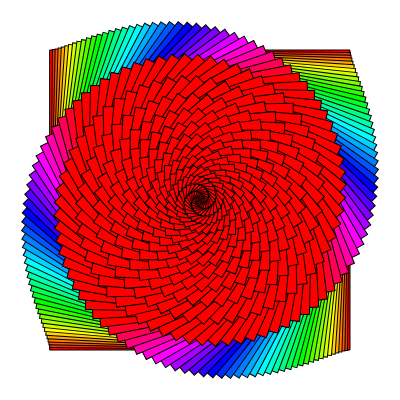
Frame 1 (no input)
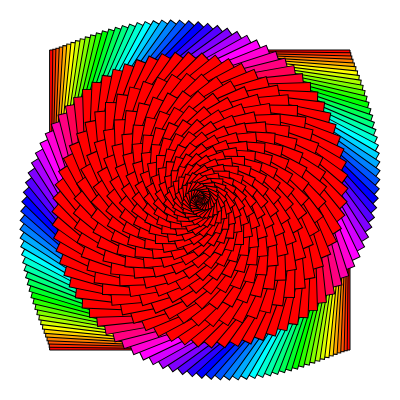
Frame 60 (no input)
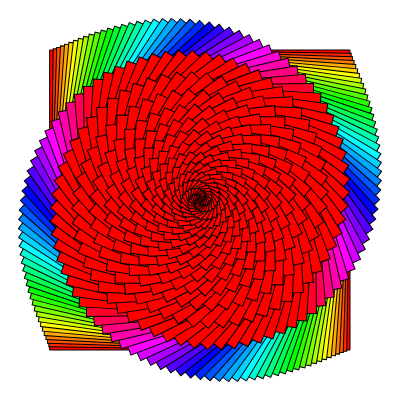
Frame 120 (the mouse pressed at the canvas centre since frame 60)

The p5.js sketch that drew these frames (run headless with seeded random() and noise() and a simulated clock; from frame 60 on, the mouse is pressed at the canvas centre):

// p5.js sketch
// ── sketch.js
var r;

function setup() {
  createCanvas(400, 400);  
  rectMode(CENTER);
  r=10;
  colorMode(HSB,360,100,100);
}
function draw() {
  background(255);
  fill(0, 255, 0);
  rect(width/2, height/2, 100, 100);
  r+=0.05;
  for (let i=0; i<150; i++) {
    push();
    translate(width/2, height/2);
    rotate(radians(r+i)*i*0.05);
    fill(10*i, 100,100);
    rect(0, 0, 300-2*i, 300-2*i);
    pop();
  }
}
